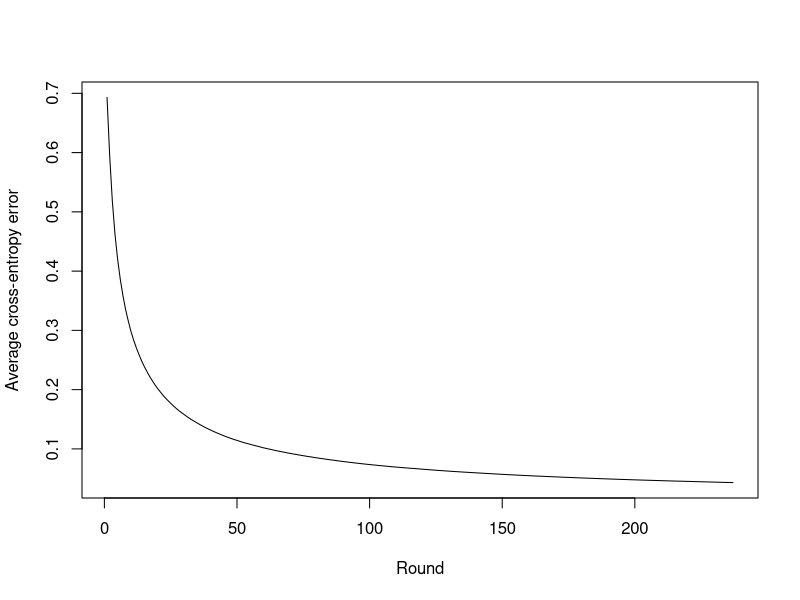

Source code (R):
## ---- chunk 1
library(dplyr)
data(iris)
D <- iris %>% select(-c(Petal.Length,Petal.Width))
## ---- chunk 2
D %>% group_by(Species) %>% summarize(meanSepal.L= mean(Sepal.Length),meanSepal.W= mean(Sepal.Width))
## ---- chunk 3
X <- as.matrix(D  %>% mutate(Sepal.L.Norm =
                               Sepal.Length-mean(Sepal.Length),Sepal.W.Norm =
                               Sepal.Width-mean(Sepal.Width),intercept=1)%>%
                 select(-c(Species,Sepal.Length,Sepal.Width))) 
Y <- ifelse(D$Species=="setosa",1,-1)

## ---- chunk 4
## Function
# Cross-entropy error
E <- function(x,y,z) 
{
  log(1+exp(-y%*%z%*%x))
}
# Gradient 
grad <- function(x,y,z)
{
  (-y%*%x)/c(exp(y%*%z%*%x)+1)
}
# Function to calculate Euclidean distance
norm_vec <- function(x) sqrt(sum(x^2))

## ---- chunk 5
## Parameter
rate <- 0.01
thres <- 0.01
## Initialization
w <- rep(0,ncol(X))
w.vec <- NULL
w.vec <- rbind(w.vec,w)
e <- NULL
e.vec <- NULL
epoch <- 1
w.var <-1 

while (w.var>=thres)
{
  for (i in 1 : nrow(X))
  {
    e[i] <- E(X[i,],Y[i],w.vec[epoch,])
  }
  e.vec <- rbind(e.vec,mean(e))
  
  seq <-sample(c(1:nrow(X)),nrow(X),replace=F)
  for (i in 1:100) 
  {
    gradient <- grad(X[seq[i],],Y[seq[i]],w)
    w <- w -rate%*%gradient
  }
  w.vec <- rbind(w.vec,w)
  epoch = epoch+1
  w.var <-norm_vec(w.vec[epoch-1,]-w.vec[epoch,])
  
}
## ---- chunk 6
plot(e.vec,type="l",xlab="Round",ylab="Average cross-entropy error")
## ---- chunk 7
Y.sig <- exp(X %*% t(w))/(1+exp(X%*%t(w)))
Y.predict <- ifelse(Y.sig >0.5,1,-1)
length(which(Y.predict != Y)) ## zero misclassified
